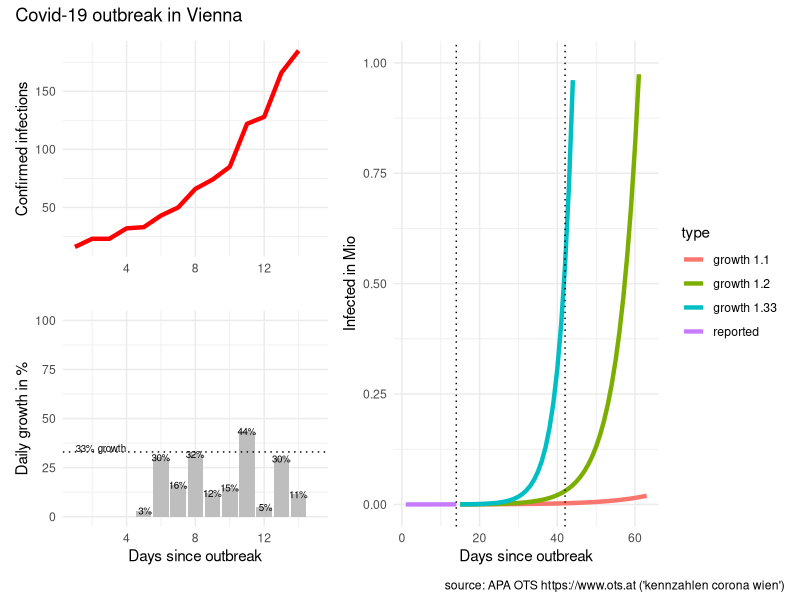

Here is the R script that generated this plot:
# packages
library(tidyverse)
library(scales)
library(patchwork)

# reported infections
# source: APA OTS (https://www.ots.at)
# keywords: "kennzahlen corona wien"
infected <- c(
   16, #"2020-03-05"
   23, #"2020-03-06"
   23, #"2020-03-07"
   32, #"2020-03-08"
   33, #"2020-03-09"
   43, #"2020-03-10"
   50, #"2020-03-11"
   66, #"2020-03-12"
   74, #"2020-03-13"
   85, #"2020-03-14"
  122, #"2020-03-15"
  128, #"2020-03-16"
  166, #"2020-03-17"
  185
)

# prepare data
data <- tibble(infected = infected)

data <- data %>% 
  mutate(type = "reported",
         day = row_number()) %>% 
  arrange(day) %>% 
  mutate(new_abs = infected - lag(infected),
         new_pct = new_abs / lag(infected) * 100)

# predict
predict_corona <- function(data, infection_rate, days)  {
  
  future <- seq(from = max(data$day) + 1, to = max(data$day)+days-1)
  infected_all <- NULL
  infected_act <- max(data$infected)
  infected_predict <- NULL
  for (i in seq_along(future))  {
    infected_act <- infected_act * infection_rate
    infected_all <- c(infected_all, infected_act)
  }
  
  data2 <- tibble(type = paste("growth", infection_rate),
                  day = future, 
                  infected = infected_all)
  data2
  
} # predict_corona

# predict for different growth
predict_days <- 50 #57

data_50 <- data %>% 
  predict_corona(infection_rate = 1.50, days = predict_days)

data_40 <- data %>% 
  predict_corona(infection_rate = 1.40, days = predict_days)

data_33 <- data %>% 
  predict_corona(infection_rate = 1.33, days = predict_days)

data_20 <- data %>% 
  predict_corona(infection_rate = 1.20, days = predict_days)

data_15 <- data %>% 
  predict_corona(infection_rate = 1.15, days = predict_days)

data_10 <- data %>% 
  predict_corona(infection_rate = 1.10, days = predict_days)

# combine dataset
data_plot <- data %>% 
  bind_rows(data_33, data_20, data_10)


# visualise data
# infected
last_day <- length(data$infected)
p0 <- data_plot %>% 
  mutate(infected_M = infected / 1000000) %>%
  ggplot(aes(day, infected_M, color = type)) + 
  geom_line(size = 1.5) +
  geom_vline(xintercept = c(last_day, last_day + 28), 
             linetype = "dotted") +
  ylim(0,1) +
  xlab("Days since outbreak") +
  ylab("Infected in Mio") + 
  #ggtitle("Covid-19 outbreak in Vienna") +
  theme_minimal()+
  annotate("text", last_day/2, 5, 
           label = "until today", size = 2.5) +
  annotate("text", last_day+14, 5, 
           label = "next 4 weeks", size = 2.5)

#############################################

# infected
p1 <- data %>% 
  mutate(infected_M = infected / 1000000) %>% 
  ggplot(aes(day, infected)) + 
  geom_line(size = 1.5, color = "red") +
  xlim(c(1,length(infected)+1)) +
  ylim(0,max(infected)) +
  scale_y_continuous(labels=function(x) format(x, big.mark = " ", scientific = FALSE)) +
  #  xlab("Days since outbreak") +
  xlab("") +
  ylab("Confirmed infections") + 
#  ggtitle("Covid-19 outbreak in Vienna") +
  theme_minimal()
  
# daily growth infected
p2 <- data %>% 
  filter(day >= 5) %>% 
  ggplot(aes(day, new_pct)) +
  geom_col(fill = "grey") +
  geom_text(aes(day, new_pct, 
                label = paste0(format(new_pct, digits=1),"%")),
            size = 2.5) +
  geom_hline(yintercept = 33, linetype = "dotted") +
  xlim(c(1,length(infected)+1)) +
  ylim(c(0,100)) +
  xlab("Days since outbreak") +
  ylab("Daily growth in %") + 
#  ggtitle("Covid-19 outbreak in Vienna") +
  theme_minimal() +
  annotate("text", 2.5, 33, 
           label = "33% growth",
           size = 2.5,
           vjust = "bottom"
  ) 

# combine plots
((p1 / p2) | p0) + plot_annotation('Covid-19 outbreak in Vienna',
                            caption = "source: APA OTS https://www.ots.at ('kennzahlen corona wien')")
